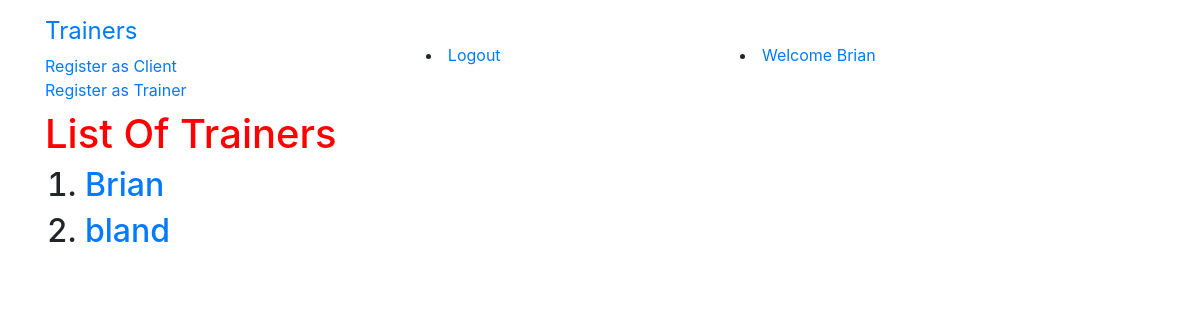
The app's page / (signed in) with its own data.
### gym/models.py (models this page shows, shortened)
class User(AbstractUser):
    is_trainer = models.BooleanField(default=False)
    is_client= models.BooleanField(default=False)

class TrainerProfile(models.Model):
    user = models.OneToOneField(User,on_delete=models.CASCADE,primary_key=True)
    name = models.CharField(max_length=100,null=True)
    description = models.TextField()
    age = models.PositiveIntegerField(null=True)
    gender = models.CharField(max_length=30,null=True)
    location = models.CharField(max_length=30,null=True)
    skills = models.CharField(max_length=30,null=True)
    profile_img = models.ImageField(upload_to='profile_image', blank=True)

### gym/views.py (the view)
# urls.py: path('',views.TrainerListView.as_view(),name='trainer_list'),
class TrainerListView(ListView):
    context_object_name = 'trainers'
    model = TrainerProfile

### gym/templates/gym/trainerprofile_list.html
{% extends 'base.html' %}
{% block content %}
<h1>List Of Trainers</h1>
  {% if not trainers %}
  <p>There are no trainers</p>
  {% else %}
  <ol>
    {% for trainer in trainers %}
    <h2> <li><a href="{% url 'gym:trainer_detail' pk=trainer.pk %}">{{ trainer.user.username }}</a> </li> </h2>
    {% endfor%}
  </ol>
  {% endif %}
{% endblock %}

### gym/templates/base.html (shortened to what this page needs)
<!DOCTYPE html>
{% load staticfiles %}
<html lang="en" dir="ltr">
  <head>
    <link rel="stylesheet" href="https://maxcdn.bootstrapcdn.com/bootstrap/4.0.0/css/bootstrap.min.css">
    <link rel="stylesheet" href="{% static 'gym/css/app.css' %}">
  </head>
  <body>
    <nav class="navbar navbar-default techfont custom-navbar">
      <div class="container">
        <ul class="nav navbar-nav">
          <li> <a class="navbar-brand bigbrand" href="{% url 'gym:trainer_list'%}">Trainers</a> </li>
          <li> <a class="nav-item active" href="{% url 'gym:client_signup'%}"> Register as Client</a> </li>
          <li> <a href="{% url 'gym:trainer_signup'%}"> Register as Trainer</a> </li>
        </ul class="nav navbar-nav navbar-right">
        {% if user.is_authenticated %}
          <li> <a href="{% url 'logout'%}">Logout</a> </li>
          <li> <a href="{% url 'gym:profile'%}">Welcome {{ user.username }}</a> </li>
        {% else %}
          <li> <a class="nav navbar-right" href="{% url 'login'%}">Login</a> </li>
        {% endif %}
      </div>
    </nav>
    <div class="container">
    {% block content %}
    {% endblock %}
    </div>
  </body>
</html>

### gym/static/gym/css/app.css (style rules this page uses)
h1 { color: red; }
.bigbrand { font-size: 1.5em; }

### records on screen
User: username "Brian"
TrainerProfile: user.username "Brian"
TrainerProfile: user.username "bland"
